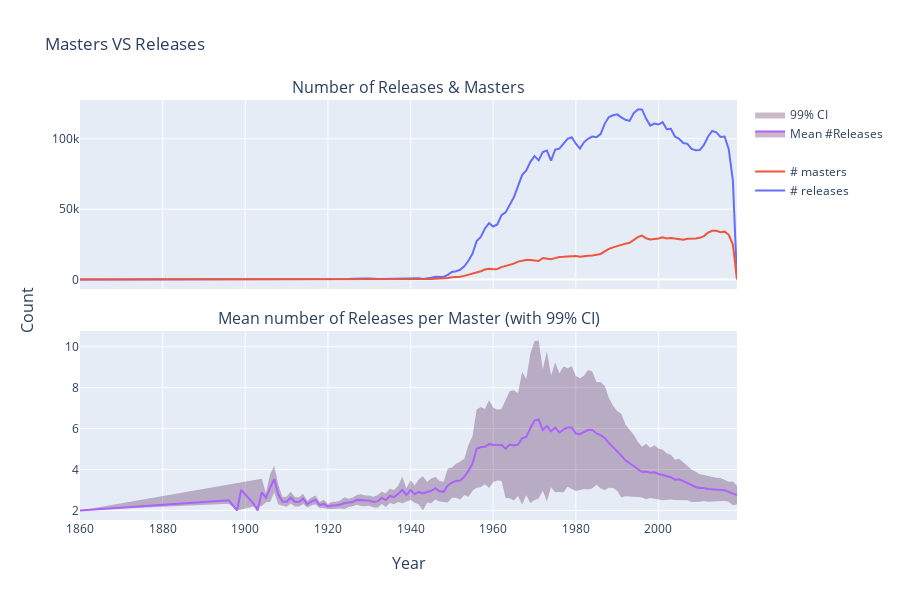

Notebook cell for this chart:
### Code cell
import plotly.graph_objects as go

x = master_rel_per_year.count().index.values

fig = make_subplots(rows=2, cols=1, shared_xaxes = True,
                    x_title = 'Year', y_title = 'Count', vertical_spacing=0.1,
                    subplot_titles=("Number of Releases & Masters",
                                    "Mean number of Releases per Master (with 99% CI)"))

for g, lab in zip([master_rel_per_year.sum(), master_rel_per_year.count()],
                    ['# releases', '# masters']):
    fig.add_trace(go.Scatter(
        x=g.index.values,
        y=g.values,
        mode='lines',
        name=lab,
    ), row=1, col=1)
    
ci = 2.756 * master_rel_per_year.std()/(np.sqrt(len(master_rel_per_year)))
ci[ci == np.nan] = 0

upper = master_rel_per_year.mean().values + ci
lower = master_rel_per_year.mean().values - ci

fig.add_trace(go.Scatter(
    x=x,
    y=upper,
    mode='lines',
    name='',
    line=dict(width=0, color='rgba(80, 20, 80, 0.3)')
), row=2, col=1)

fig.add_trace(go.Scatter(
    x=x,
    y=master_rel_per_year.mean().values,
    mode='lines',
    name='Mean #Releases',
    fill='tonexty',
    fillcolor='rgba(80, 20, 80, 0.3)'
), row=2, col=1)

fig.add_trace(go.Scatter(
    x=x,
    y=lower,
    mode='lines',
    name='99% CI',
    line=dict(width=0, color='rgba(80, 20, 80, 0.3)'),
    fill='tonexty',
    fillcolor='rgba(80, 20, 80, 0.3)'
), row=2, col=1)

fig.update_layout(
    title="Masters VS Releases",
    height = 600,
    showlegend=True,
)

plot(fig, filename='masterVSreleases.html')
fig.show()
